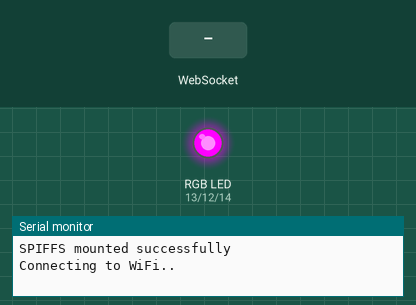
A sketch run on a simulated ESP32-S2. On the bench: an RGB LED mixed from three pins (HIGH = lit), the last lines printed to the serial monitor. Inputs (shaded band) come from the test bench. WiFi joins after 1.5 s; servers stay silent unless stated; storage starts empty.

Above: at 0.1 s.
At 3.2 s:
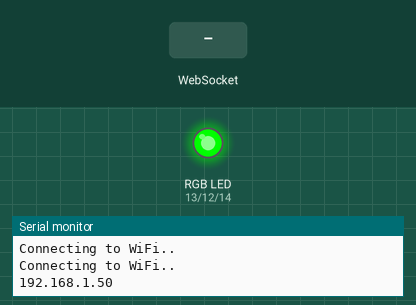
3.3 s: WebSocket text "STATE_GREEN_LED" received
Timing chart, 0 to 6.3 s (numbered marks = the images above; inputs shaded):
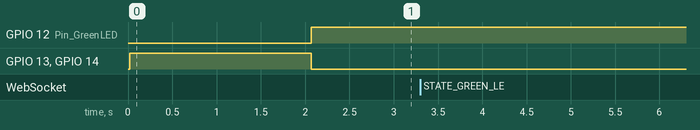

The sketch:

ESP32_WebSocket_SPIFFS_Server_Example.ino
```cpp
//In the Arduino IDE
// Use this Board: ESP32 Dev Module
//  Partition Scheme: Default 4MB with spiffs
//  Other defaults are OK
//Actual board used for testing: Clone of DOIT ESP32 DEVKIT V1
//
//Original Source of Example Code (Retrieved April 2022):
// https://microcontrollerslab.com/esp32-web-server-spi-flash-file-system-spiffs/
// https://github.com/me-no-dev/ESPAsyncWebServer
//
//Tutorial on how to load SPI Flash File System (SPIFFS)
// https://microcontrollerslab.com/install-esp32-filesystem-uploader-in-arduino-ide-spiffs/
// https://github.com/etherfi/arduino-esp32fs-plugin-esp32s2
//
// Some errors corrected from the example code:
//  The HTML header was fixed. I think it was a copy-paste error.
//  The function template_processor() needs to return a default value.
//  The SPIFFS filenames need to match lowercase/uppercase exactly.
//
// Changes:
//  Example code extended to show 3 buttons, to control 3 outputs. Intended to connect to an RGB LED.
//  LED colors help with WiFi connection diagnosis, instead of the LED defaulting to being off.
//  Remove anonymous function from server.on(), as I feel it is an inappropriate use that is confusing.
//  Print the local IP address to Serial every 10 seconds for later on Serial Monitor connections.
//  Add Arduino_secrets.h file.
//

// Import required libraries
#include <WiFi.h>
#include <AsyncTCP.h>
#include <ESPAsyncWebServer.h>
#include "SPIFFS.h"
#include "Arduino_secrets.h"

// Replace network credentials with your own WiFi details
const char* ssid = SECRET_SSID;
const char* password = SECRET_PASS;

const int Pin_GreenLED = 12;
const int Pin_RedLED = 13;
const int Pin_BlueLED = 14;

const char* PinText_GreenLED = "12";
const char* PinText_RedLED = "13";
const char* PinText_BlueLED = "14";

bool State_GreenLED = 1;  //Green LED will turn on when setup has completed okay.
bool State_RedLED = 0;
bool State_BlueLED = 0;

// Create AsyncWebServer object on port 80
AsyncWebServer server(80);
AsyncWebSocket ws("/ws");

//unused, from original example code.
//void notifyClients() {
//  ws.textAll(String(GPIO_State));
//}

void handleWebSocketMessage(void *arg, uint8_t *data, size_t len) {
  AwsFrameInfo *info = (AwsFrameInfo*)arg;
  if (info->final && info->index == 0 && info->len == len && info->opcode == WS_TEXT) {
    data[len] = 0;
    if (strcmp((char*)data, "toggle_green") == 0) {
      State_GreenLED = !State_GreenLED;
      //notifyClients();
      ws.textAll(String("led_green=") + String(State_GreenLED));
    }
    else if (strcmp((char*)data, "toggle_red") == 0) {
      State_RedLED = !State_RedLED;
      ws.textAll(String("led_red=") + String(State_RedLED));
    }
    else if (strcmp((char*)data, "toggle_blue") == 0) {
      State_BlueLED = !State_BlueLED;
      ws.textAll(String("led_blue=") + String(State_BlueLED));
    }
  }
}

void onEvent(AsyncWebSocket *server, AsyncWebSocketClient *client, AwsEventType type, void *arg, uint8_t *data, size_t len) {
  //Handle WebSocket event
  switch (type) {
    case WS_EVT_CONNECT:
      Serial.printf("WebSocket client #%u connected from %s\n", client->id(), client->remoteIP().toString().c_str());
      break;
    case WS_EVT_DISCONNECT:
      Serial.printf("WebSocket client #%u disconnected\n", client->id());
      break;
    case WS_EVT_DATA:
      handleWebSocketMessage(arg, data, len);
      break;
    case WS_EVT_PONG:
    case WS_EVT_ERROR:
      break;
  }
}

String template_processor(const String& var){
  //this is mainly so that the first static page load contains the current values
  Serial.println(var);

  if(var == "STATE_GREEN_LED"){
    //encountered %STATE_GREEN_LED% in the html file.
    if (State_GreenLED) {return "ON";} else {return "OFF";}
  }

  else if(var == "STATE_RED_LED"){
    if (State_RedLED) {return "ON";} else {return "OFF";}
  }

  else if(var == "STATE_BLUE_LED"){
    if (State_BlueLED) {return "ON";} else {return "OFF";}
  }

  else if(var == "PIN_GREEN_LED"){
    return PinText_GreenLED;
  }

  else if(var == "PIN_RED_LED"){
    return PinText_RedLED;
  }

  else if(var == "PIN_BLUE_LED"){
    return PinText_BlueLED;
  }
  //by default just give back the unhandled template variable unaltered so that debugging is easier.
  return var;
}

void http_get_callback(AsyncWebServerRequest *request) {
  //filename case matters. lowercase 'p' in "page.html" will not work if named "Page.html".
  request->send(SPIFFS, "/Page.html", "text/html", false, template_processor);
}

void http_not_found(AsyncWebServerRequest *request) {
  request->send(404, "text/plain", "Not found");
}

void initWebSocketServer() {
  // attach AsyncWebSocket
  ws.onEvent(onEvent);
  server.addHandler(&ws);

  // callback route for root / web page
  //example: server.on(endpoint, HTTP_###, callback);   //GET, PUT, etc
  //
  //Rewrite to avoid anonymous function declaration [](){}
  // If a normal callback fucntion can solve this, this is not a reason to be clever!
  //server.on("/", HTTP_GET, [](AsyncWebServerRequest *request){
  //  request->send(SPIFFS, "/Page.html", "text/html", false, template_processor);
  //});
  server.on("/", HTTP_GET, http_get_callback);

  server.serveStatic("/", SPIFFS, "/");

  server.onNotFound(http_not_found);

  // Start server after attaching handlers.
  server.begin();
}

void setup(){
  // Serial port for debugging purposes
  Serial.begin(115200);
  if (!SPIFFS.begin()) {
    Serial.println("An error has occurred while mounting SPIFFS");
  }
  else{
   Serial.println("SPIFFS mounted successfully");
  }

  pinMode(Pin_GreenLED, OUTPUT);
  pinMode(Pin_RedLED, OUTPUT);
  pinMode(Pin_BlueLED, OUTPUT);

  digitalWrite(Pin_BlueLED, HIGH);      //start with BLUE, this will only be seen briefly if at all.

  // Connect to Wi-Fi
  WiFi.begin(ssid, password);
  while (WiFi.status() != WL_CONNECTED) {
    Serial.println("Connecting to WiFi..");
    digitalWrite(Pin_RedLED, HIGH);     //Turn on the red LED also to show MAGENTA, indicating retries.
    delay(1024);
  }

  // Print ESP Local IP Address
  Serial.println(WiFi.localIP());

  initWebSocketServer();
}

// Do something periodically in the loop section
unsigned long previousMillis = 0;        // will store last update
unsigned long updateInterval = 10000;    // how fast to update (ms)

void loop() {
  ws.cleanupClients();
  digitalWrite(Pin_GreenLED, State_GreenLED);
  digitalWrite(Pin_RedLED, State_RedLED);
  digitalWrite(Pin_BlueLED, State_BlueLED);

  unsigned long currentMillis = millis();
  if (currentMillis - previousMillis >= updateInterval) {
    Serial.println(WiFi.localIP());
    previousMillis = currentMillis;
  }

}
```

Example_Arduino_secrets.h
```cpp
//Edit this with your details and Save As "Arduino_secrets.h"
#define SECRET_SSID "MySSID"		// replace MySSID with your WiFi network name
#define SECRET_PASS "MyPassword"	// replace MyPassword with your WiFi password
```
